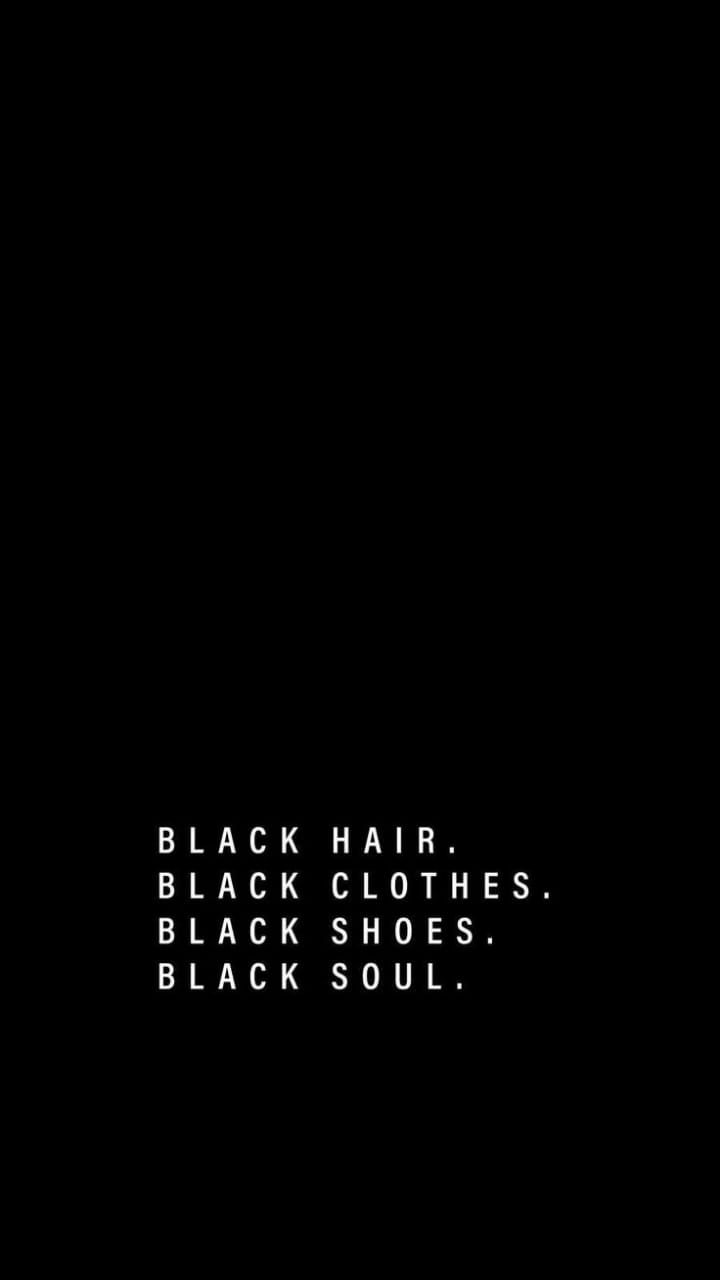
#> input picture cv/1.jpeg, 720 x 1280 px
$ python imgTostr.py
#> lines starting #> are read from the running program, lines starting #| are printed output that depends on the picture
import cv2
import pytesseract
import numpy as np
from PIL import ImageGrab
import time

pytesseract.pytesseract.tesseract_cmd = "C:\\Program Files\\Tesseract-OCR\\tesseract"
img = cv2.imread('1.jpeg')
#> img is the input picture: shape (1280, 720, 3); min 0, max 255, mean 2.3
img = cv2.cvtColor(img,cv2.COLOR_BGR2RGB)
imgr=img[750:1100,:]
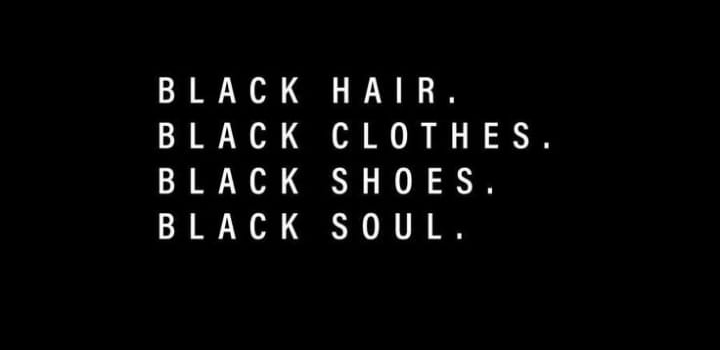
#> imgr: shape (350, 720, 3); min 0, max 255, mean 8.2
#> (the run stopped early here; a loop or call above may not have finished)
